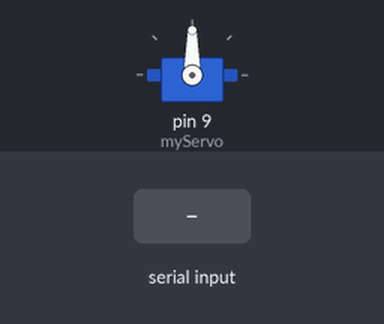
The sketch below on a simulated Arduino Uno, built with avr-gcc and run on an emulated ATmega328P. Parts: servo. The inputs (shaded band) are chosen by the test bench.

Above: at 1.2 s.
1.3 s: "90,45\n" received over Serial
At 1.7 s:
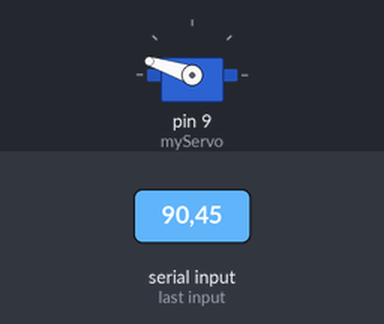
4.3 s: "30,150\n" received over Serial
At 4.7 s:
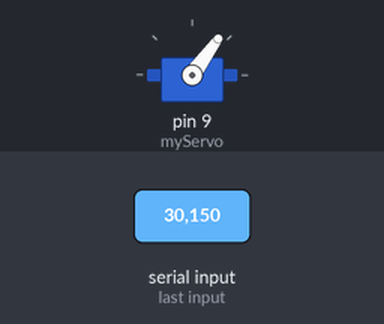
6.3 s: "200\n" received over Serial
8.8 s: "5\n" received over Serial
At 9.4 s:
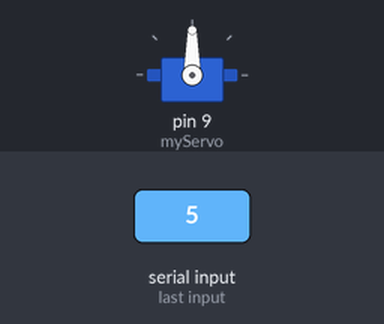
10.3 s: "90\n" received over Serial
At 12.1 s:
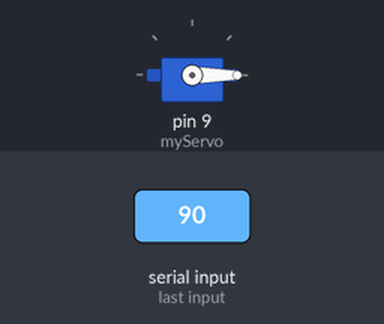
Timing chart, 0 to 13.3 s (numbered marks = the images above; inputs shaded):
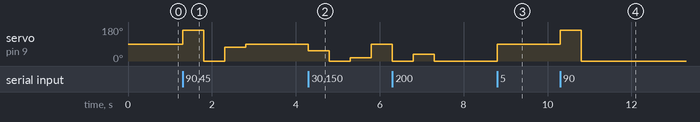

The sketch:

C.ino
```cpp
#include <Servo.h>

Servo myServo;  // Create a servo object

char command;  // Variable to store Bluetooth command

void setup() {
  Serial.begin(9600);  // Start serial communication
  myServo.attach(9);  // Attach the servo to pin 9
}

void loop() {
  if (Serial.available()) {  // Check if data is available from Bluetooth
    command = Serial.read();  // Read the Bluetooth command
    if (command >= '0' && command <= '9') {  // Check if command is a valid digit (0-9)
      int angle = (command - '0') * 18;  // Convert command to angle (0-9 -> 0-180 degrees)
      myServo.write(angle);  // Rotate the servo to the specified angle
      delay(500);  // Wait for the servo to reach the position
    }
  }
}
```

Measured:
- after the input at 1.3 s, servo on pin 9 (myServo): 90° → 162° at once, → 0° 0.50 s later, → 72° 0.50 s later, → 90° 0.50 s later
- after the input at 4.3 s, servo on pin 9 (myServo): 90° → 54° at once, → 0° 0.50 s later, → 18° 0.50 s later, → 90° 0.50 s later
- after the input at 8.8 s, servo on pin 9 (myServo): 0° → 90° at once
- after the input at 10.3 s, servo on pin 9 (myServo): 90° → 162° at once, → 0° 0.50 s later
